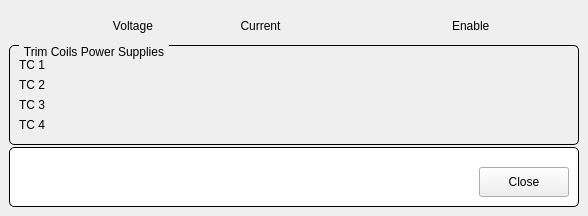
<?xml version="1.0" encoding="UTF-8"?>
<ui version="4.0">
 <class>MicrotronCoilsWindow</class>
 <widget class="QMainWindow" name="MicrotronCoilsWindow">
  <property name="geometry">
   <rect>
    <x>0</x>
    <y>0</y>
    <width>588</width>
    <height>216</height>
   </rect>
  </property>
  <property name="windowTitle">
   <string>Microtron Trim Coils</string>
  </property>
  <widget class="QWidget" name="centralwidget">
   <layout class="QVBoxLayout" name="verticalLayout">
    <property name="spacing">
     <number>2</number>
    </property>
    <item>
     <layout class="QHBoxLayout" name="horizontalLayout_2" stretch="0,1,1,1,1">
      <property name="spacing">
       <number>0</number>
      </property>
      <item>
       <spacer name="horizontalSpacer">
        <property name="orientation">
         <enum>Qt::Horizontal</enum>
        </property>
        <property name="sizeType">
         <enum>QSizePolicy::Fixed</enum>
        </property>
        <property name="sizeHint" stdset="0">
         <size>
          <width>60</width>
          <height>20</height>
         </size>
        </property>
       </spacer>
      </item>
      <item>
       <widget class="QLabel" name="label_3">
        <property name="text">
         <string>Voltage</string>
        </property>
        <property name="alignment">
         <set>Qt::AlignCenter</set>
        </property>
       </widget>
      </item>
      <item>
       <widget class="QLabel" name="label_2">
        <property name="text">
         <string>Current</string>
        </property>
        <property name="alignment">
         <set>Qt::AlignCenter</set>
        </property>
       </widget>
      </item>
      <item>
       <spacer name="horizontalSpacer_2">
        <property name="orientation">
         <enum>Qt::Horizontal</enum>
        </property>
       </spacer>
      </item>
      <item>
       <widget class="QLabel" name="label">
        <property name="text">
         <string>Enable</string>
        </property>
       </widget>
      </item>
     </layout>
    </item>
    <item>
     <widget class="QGroupBox" name="groupBox">
      <property name="styleSheet">
       <string notr="true">QGroupBox {
    border: 1px solid black;
    border-radius: 5px;
    margin-top: 0.5em;
}

QGroupBox::title {
    subcontrol-origin: margin;
    left: 10px;
    padding: 0 3px 0 3px;
}</string>
      </property>
      <property name="title">
       <string>Trim Coils Power Supplies</string>
      </property>
      <layout class="QHBoxLayout" name="horizontalLayout" stretch="0,1">
       <item>
        <layout class="QVBoxLayout" name="verticalLayout_2">
         <property name="spacing">
          <number>0</number>
         </property>
         <item>
          <widget class="QLabel" name="label_4">
           <property name="minimumSize">
            <size>
             <width>60</width>
             <height>20</height>
            </size>
           </property>
           <property name="maximumSize">
            <size>
             <width>16777215</width>
             <height>20</height>
            </size>
           </property>
           <property name="text">
            <string>TC 1</string>
           </property>
          </widget>
         </item>
         <item>
          <widget class="QLabel" name="label_5">
           <property name="minimumSize">
            <size>
             <width>60</width>
             <height>20</height>
            </size>
           </property>
           <property name="maximumSize">
            <size>
             <width>16777215</width>
             <height>20</height>
            </size>
           </property>
           <property name="text">
            <string>TC 2</string>
           </property>
          </widget>
         </item>
         <item>
          <widget class="QLabel" name="label_6">
           <property name="minimumSize">
            <size>
             <width>60</width>
             <height>20</height>
            </size>
           </property>
           <property name="maximumSize">
            <size>
             <width>16777215</width>
             <height>20</height>
            </size>
           </property>
           <property name="text">
            <string>TC 3</string>
           </property>
          </widget>
         </item>
         <item>
          <widget class="QLabel" name="label_7">
           <property name="minimumSize">
            <size>
             <width>60</width>
             <height>20</height>
            </size>
           </property>
           <property name="maximumSize">
            <size>
             <width>16777215</width>
             <height>20</height>
            </size>
           </property>
           <property name="text">
            <string>TC 4</string>
           </property>
          </widget>
         </item>
        </layout>
       </item>
       <item>
        <layout class="QVBoxLayout" name="ltCoils">
         <property name="spacing">
          <number>1</number>
         </property>
        </layout>
       </item>
      </layout>
     </widget>
    </item>
    <item>
     <widget class="QGroupBox" name="titleGroupBox_2">
      <property name="sizePolicy">
       <sizepolicy hsizetype="MinimumExpanding" vsizetype="Fixed">
        <horstretch>0</horstretch>
        <verstretch>0</verstretch>
       </sizepolicy>
      </property>
      <property name="minimumSize">
       <size>
        <width>570</width>
        <height>60</height>
       </size>
      </property>
      <property name="maximumSize">
       <size>
        <width>16777215</width>
        <height>60</height>
       </size>
      </property>
      <property name="styleSheet">
       <string notr="true">QGroupBox {
	background-color: rgb(255, 255, 255);
    border: 1px solid black;
    border-radius: 5px;
    margin-top: 0.5em;
}

QGroupBox::title {
    subcontrol-origin: margin;
    left: 10px;
    padding: 0 3px 0 3px;
}</string>
      </property>
      <property name="title">
       <string/>
      </property>
      <widget class="QPushButton" name="btnClose">
       <property name="geometry">
        <rect>
         <x>470</x>
         <y>20</y>
         <width>90</width>
         <height>30</height>
        </rect>
       </property>
       <property name="text">
        <string>Close</string>
       </property>
      </widget>
     </widget>
    </item>
   </layout>
  </widget>
 </widget>
 <resources/>
 <connections/>
</ui>
